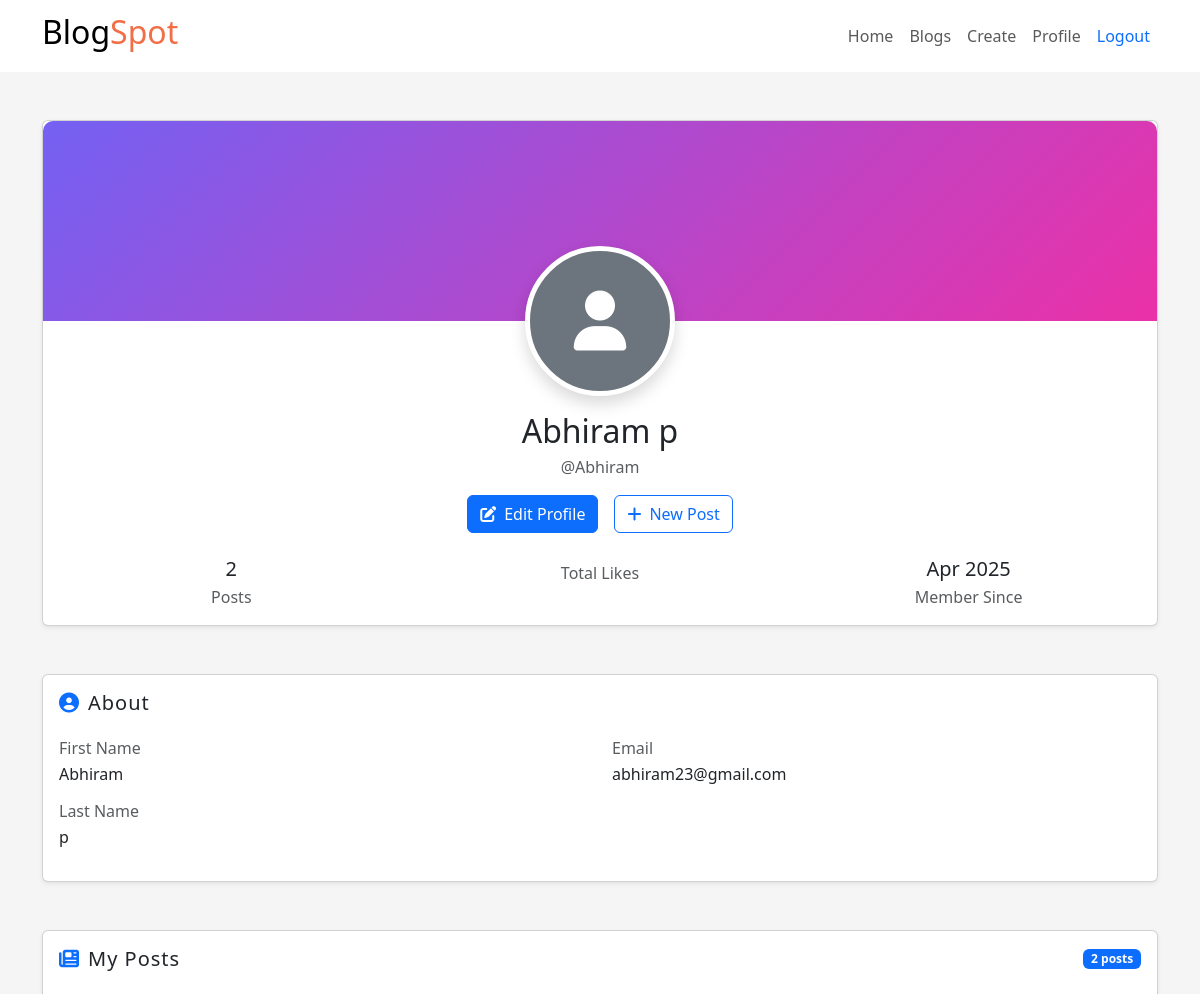
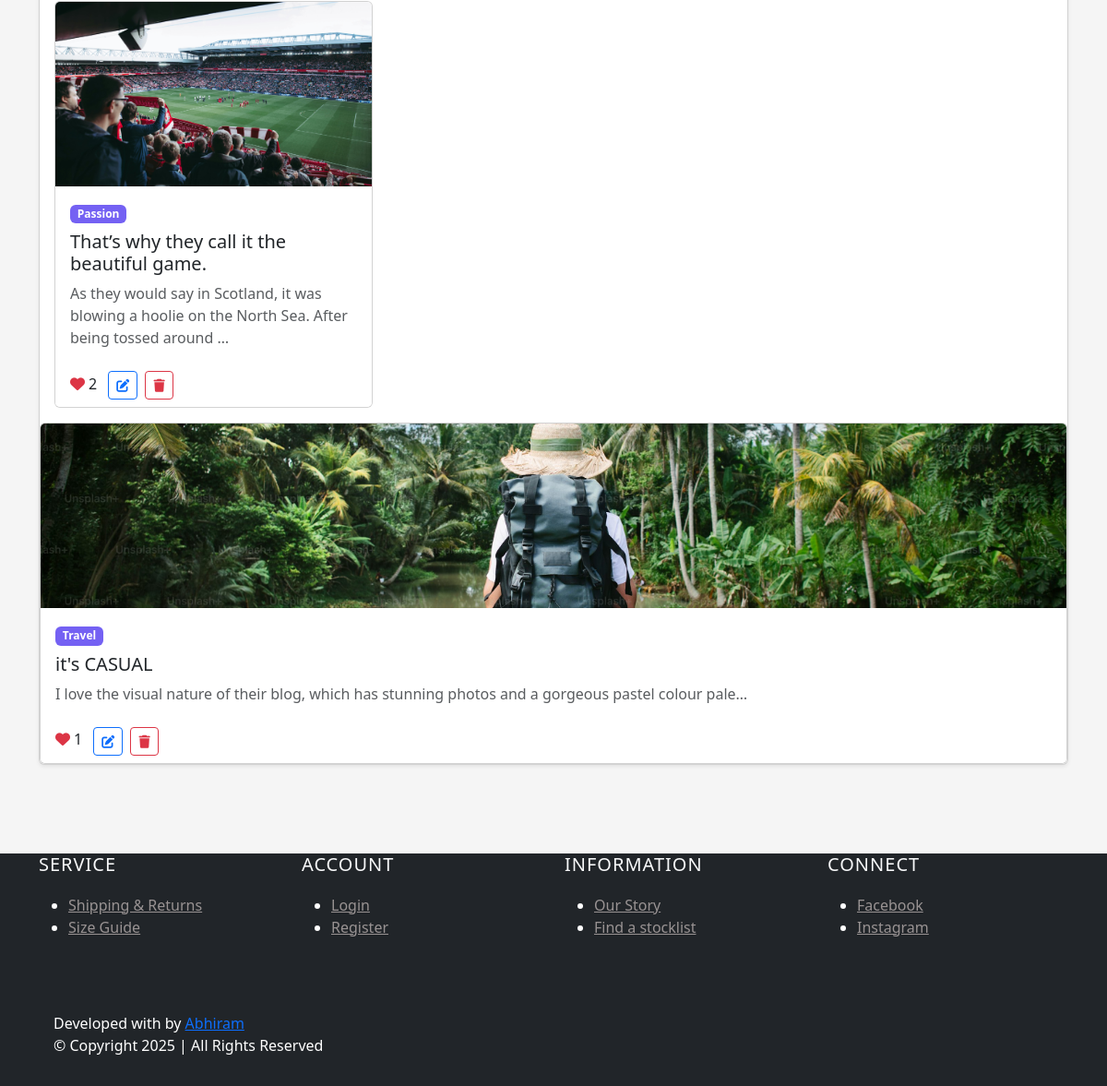
The app's page /account/user_view/ (signed in) with its own data (2 pictures, top to bottom).
### Account/models.py (models this page shows, shortened)
class CustomUser(AbstractUser):
    USER_TYPE_CHOICES = (
        ('admin', 'Admin'),
        ('user', 'Regular User'),
    )
    user_type = models.CharField(
        max_length=20,
        choices=USER_TYPE_CHOICES,
        default='user'
    )
    profile_pic = models.ImageField(
        upload_to='profile_pics/',
        null=True,
        blank=True
    )

### blogapp/models.py (models this page shows, shortened)
class Post(models.Model):
    postname = models.CharField(max_length=600)
    category = models.CharField(max_length=600)
    image = models.ImageField(upload_to='img/posts', blank=True, null=True)
    content = models.CharField(max_length=100000)
    time = models.CharField(default=time, max_length=100, blank=True)
    likes = models.IntegerField(null=True, blank=True, default=0)
    user = models.ForeignKey(settings.AUTH_USER_MODEL, on_delete=models.CASCADE)

### Account/views.py (the view)
# urls.py: path('user_view/', views.user_view, name='user_view'),
@login_required
def user_view(request):
    user_posts = Post.objects.filter(user=request.user).order_by('-id')
    return render(request, 'profile.html', {
        'user': request.user,
        'posts': user_posts,
        'is_authenticated': True
    })

### blogapp/templates/profile.html (shortened to what this page needs)
<!DOCTYPE html>
{% load static %}
<html lang="en">
<head>
    <link href="https://cdn.jsdelivr.net/npm/bootstrap@5.3.0/dist/css/bootstrap.min.css" rel="stylesheet">
    <link rel="stylesheet" href="https://cdnjs.cloudflare.com/ajax/libs/font-awesome/6.4.0/css/all.min.css">
</head>
<body>
{% include 'header.html' %}
    <div class="container py-5">
        <div class="card shadow-sm mb-5">
            <div class="profile-header"></div>
            <div class="card-body text-center pt-0">
                <div class="d-flex justify-content-center">
                    {% if user.profile.profile_pic %}
                        <img src="{{ profile.image.url }}" class="profile-img rounded-circle shadow" alt="Profile Picture">
                    {% else %}
                        <div class="profile-img rounded-circle shadow bg-secondary d-flex align-items-center justify-content-center">
                            <i class="fas fa-user text-white" style="font-size: 60px;"></i>
                        </div>
                    {% endif %}
                </div>
                <h2 class="mt-3 mb-1">{{ user.get_full_name|default:user.username }}</h2>
                <p class="text-muted">@{{ user.username }}</p>
                <div class="d-flex justify-content-center gap-3 mb-3">
                    <a href="{% url 'blogapp:profileedit' user.id %}" class="btn btn-primary">
                        <i class="fas fa-edit me-2"></i>Edit Profile
                    </a>
                    <a href="{% url 'blogapp:create' %}" class="btn btn-outline-primary">
                        <i class="fas fa-plus me-2"></i>New Post
                    </a>
                </div>
                <div class="row text-center mt-4">
                    <div class="col-md-4">
                        <h5 class="mb-1">{{ posts.count }}</h5>
                        <p class="text-muted mb-0">Posts</p>
                    </div>
                    <div class="col-md-4">
                        <p class="text-muted mb-0">Total Likes</p>
                    </div>
                    <div class="col-md-4">
                        <h5 class="mb-1">{{ user.date_joined|date:"M Y" }}</h5>
                        <p class="text-muted mb-0">Member Since</p>
                    </div>
                </div>
            </div>
        </div>
        <div class="card shadow-sm mb-5">
            <div class="card-body">
                <h4 class="card-title mb-4">
                    <i class="fas fa-user-circle me-2 text-primary"></i>About
                </h4>
                <div class="row">
                    <div class="col-md-6">
                        <div class="mb-3">
                            <h6 class="text-muted mb-1">First Name</h6>
                            <p>{{ user.first_name|default:"Not specified" }}</p>
                        </div>
                        <div class="mb-3">
                            <h6 class="text-muted mb-1">Last Name</h6>
                            <p>{{ user.last_name|default:"Not specified" }}</p>
                        </div>
                    </div>
                    <div class="col-md-6">
                        <div class="mb-3">
                            <h6 class="text-muted mb-1">Email</h6>
                            <p>{{ user.email }}</p>
                        </div>
                    </div>
                </div>
            </div>
        </div>
        <div class="card shadow-sm mb-5">
            <div class="card-body">
                <div class="d-flex justify-content-between align-items-center mb-4">
                    <h4 class="card-title mb-0">
                        <i class="fas fa-newspaper me-2 text-primary"></i>My Posts
                    </h4>
                    <span class="badge bg-primary">{{ posts.count }} posts</span>
                </div>
                {% if posts %}
                <div class="row row-cols-1 row-cols-md-2 row-cols-lg-3 g-4">
                    {% for post in posts %}
                    <div class="col">
                        <div class="card post-card h-100">
                            {% if post.image %}
                            <img src="{{ post.image.url }}" class="card-img-top post-img" alt="{{ post.postname }}">
                            {% else %}
                            <div class="post-img bg-light d-flex align-items-center justify-content-center">
                                <i class="fas fa-image text-muted" style="font-size: 50px;"></i>
                            </div>
                            {% endif %}
                            <div class="card-body">
                                <span class="badge category-badge mb-2">{{ post.category }}</span>
                                <h5 class="card-title">{{ post.postname }}</h5>
                                <p class="card-text text-muted">{{ post.content|truncatechars:100 }}</p>
                            </div>
                            <div class="card-footer bg-white border-0">
                                        <span class="me-2">
                                            <i class="fas fa-heart text-danger me-1"></i>{{ post.likes }}
                                        </span>
                                        <a href="{% url 'blogapp:editpost' post.id %}" class="btn btn-sm btn-outline-primary me-1">
                                            <i class="fas fa-edit"></i>
                                        </a>
                                        <a href="{% url 'blogapp:deletepost' post.id %}" class="btn btn-sm btn-outline-danger">
                                            <i class="fas fa-trash"></i>
                                        </a>
                                    </div>
                                </div>
                            </div>
                        </div>
                    </div>
                    {% endfor %}
                {% endif %}
    {% include 'footer.html' %}
</body>
</html>

### blogapp/templates/header.html (shortened to what this page needs)
{% load static %}
<header>
        <nav class="navbar navbar-expand-lg bg-white">
            <div class="container">
                <a class="navbar-brand" href="{% url 'blogapp:index' %}">
                    <h2>Blog<span style="color: rgb(241, 110, 70);">Spot</span></h2>
                </a>
                <div class="collapse navbar-collapse justify-content-end" id="navbarResponsive">
                    <ul class="navbar-nav">
                        <li class="nav-item">
                            <a class="nav-link" href="{% url 'blogapp:index' %}">Home</a>
                        </li>
                        <li class="nav-item">
                            <a class="nav-link" href="{% url 'blogapp:blog' %}">Blogs</a>
                        </li>
                         {% if user.is_authenticated %}
                        <li class="nav-item">
                            <a class="nav-link" href="{% url 'blogapp:create' %}">Create</a>
                        </li>
                        <li class="nav-item">
                            <a class="nav-link" href="{% url 'blogapp:profile' user.id %}">Profile</a>
                        </li>
                        <li class="nav-item">
                            <a class="nav-link text-primary" href="{% url 'Account:logout' %}">Logout</a>
                        </li>
                        {% endif %}
                    </ul>
                </div>
            </div>
        </nav>
    </header>

### blogapp/templates/footer.html (shortened to what this page needs)
{% load static %}
<footer class=" text-bg-dark">
  <div class="container">
    <div class="row">
      <div class="col-lg-3 col-md-6 col-sm-12">
        <h4 class="text-light">SERVICE</h4>
        <ul>
          <li><a href="#">Shipping & Returns</a></li>
          <li><a href="#">Size Guide</a></li>
        </ul>
      </div>
      <div class="col-lg-3 col-md-6 col-sm-12">
        <h4 class="text-light">ACCOUNT</h4>
        <ul>
          <li><a href="{% url 'Account:login' %}">Login</a></li>
          <li><a href="{% url 'Account:register' %}">Register</a></li>
        </ul>
      </div>
      <div class="col-lg-3 col-md-6 col-sm-12">
        <h4 class="text-light">INFORMATION</h4>
        <ul>
          <li><a href="{% url 'blogapp:blog' %}">Our Story</a></li>
          <li><a href="#">Find a stocklist</a></li>
        </ul>
      </div>
      <div class="col-lg-3 col-md-6 col-sm-12">
        <h4 class="text-light">CONNECT</h4>
        <ul>
          <li><a href="https://www.linkedin.com/in/keerti-vishwkarma-8ba754243/">Facebook</a></li>
          <li><a href="https://www.linkedin.com/in/keerti-vishwkarma-8ba754243/">Instagram</a></li>
        </ul>
      </div>
    </div>
  </div>
  <div class="container mt-5">
    <div class="row">
      <div class="col-lg-12">
        <div class="p-3">
          <p>Developed with  by <a href="www.linkedin.com/in/abhiram-p-29369b314">Abhiram</a> <br>
            &copy; Copyright 2025 | All Rights Reserved
        </div>
      </div>
    </div>
  </div>
</footer>

### blogapp/templates/profile.html (style rules this page uses)
:root { --primary: #7461f3; --secondary: #eb31a7; --light: #f8f9fa; --dark: #212529; }
body { background-color: #f5f5f5; font-family: 'Segoe UI', Tahoma, Geneva, Verdana, sans-serif; }
.profile-header { background: linear-gradient(135deg, var(--primary), var(--secondary)); height: 200px; border-radius: 10px 10px 0 0; }
.profile-img { width: 150px; height: 150px; object-fit: cover; border: 5px solid white; margin-top: -75px; }
.post-card { transition: transform 0.3s ease; height: 100%; }
.post-img { height: 200px; object-fit: cover; }
.category-badge { background-color: var(--primary); }

### blogapp/templates/footer.html (style rules this page uses)
h4 { text-align: left; color: #dfdada; letter-spacing: 1px; margin-bottom: 20px; font-size: 20px; }
li { text-decoration: none; text-align: left; }
li a { color: rgb(153, 147, 147); }

### records on screen
CustomUser: get_full_name "Abhiram p", username "Abhiram", date_joined "Apr 2025", first_name "Abhiram", last_name "p", email "abhiram23@gmail.com"
Post: image (picture), category "Passion", postname "That’s why they call it the beautiful game.", content "As they would say in Scotland, it was blowing a hoolie on the North Sea. After being tossed around …", likes "2"
Post: image (picture), category "Travel", postname "it's CASUAL", content "I love the visual nature of their blog, which has stunning photos and a gorgeous pastel colour pale…", likes "1"

### other values on screen
{{ posts.count }} "2"
